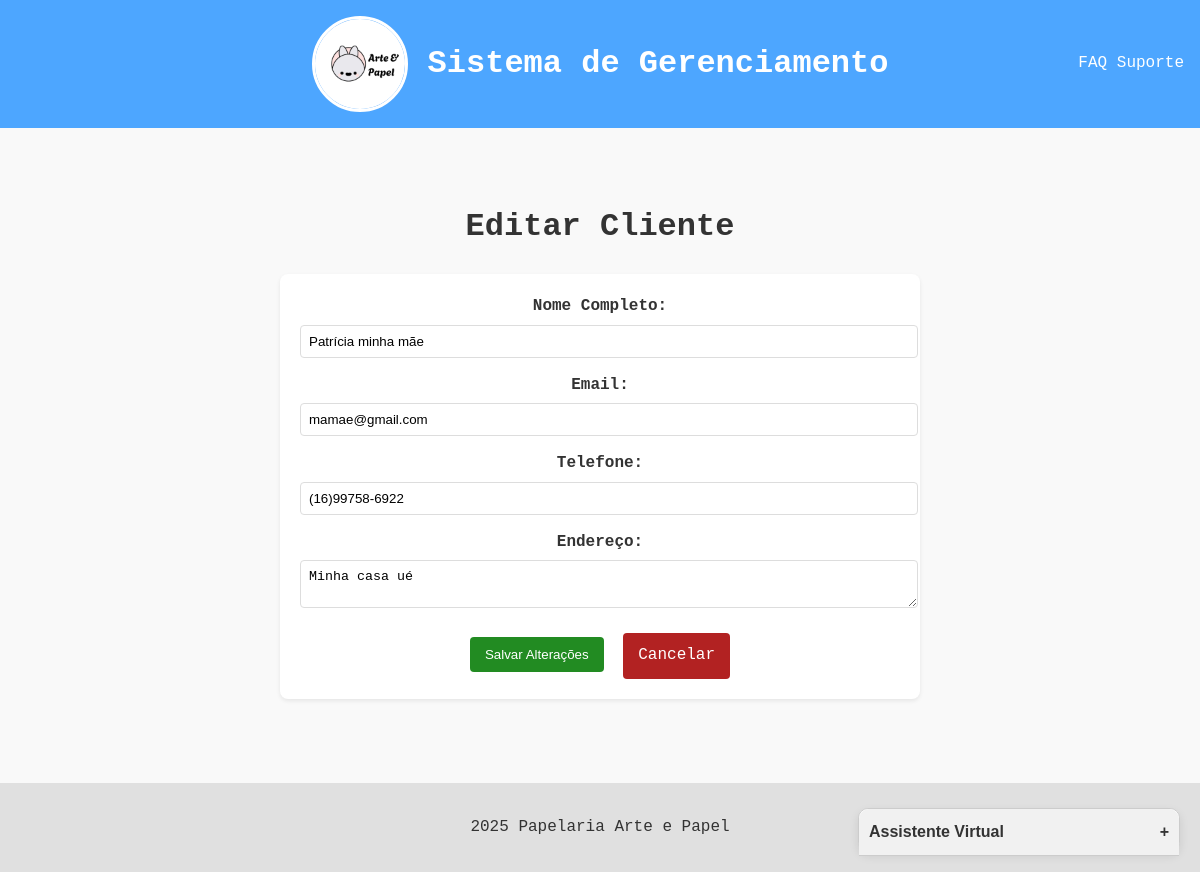
The page /clientes/editar/2 on the database its author committed.
### app.py (models this page shows)
class Cliente(db.Model):
    id = db.Column(db.Integer, primary_key=True)
    nome = db.Column(db.String(100), nullable=False)
    email = db.Column(db.String(100), unique=True)
    telefone = db.Column(db.String(20))
    endereco = db.Column(db.String(200))
    data_cadastro = db.Column(db.DateTime, default=datetime.utcnow)

### app.py (the view, shortened to what this page needs)
@app.route('/clientes/editar/<int:id>', methods=['GET', 'POST'])
def editar_cliente(id):
    cliente = Cliente.query.get_or_404(id)
    return render_template('clientes/editar.html', cliente=cliente)

### templates/clientes/editar.html
{% extends "base.html" %}
{% block content %}
<div class="container">
    <h1>Editar Cliente</h1>
    <form method="POST" class="form-cliente">
        <div class="form-group">
            <label for="nome">Nome Completo:</label>
            <input type="text" id="nome" name="nome" value="{{ cliente.nome }}" required>
        </div>
        <div class="form-group">
            <label for="email">Email:</label>
            <input type="email" id="email" name="email" value="{{ cliente.email }}" required>
        </div>
        <div class="form-group">
            <label for="telefone">Telefone:</label>
            <input type="tel" id="telefone" name="telefone" value="{{ cliente.telefone }}">
        </div>
        <div class="form-group">
            <label for="endereco">Endereço:</label>
            <textarea id="endereco" name="endereco">{{ cliente.endereco }}</textarea>
        </div>
        <button type="submit" class="btn-salvar">Salvar Alterações</button>
        <a href="{{ url_for('listar_clientes') }}" class="btn-cancelar">Cancelar</a>
    </form>
</div>
{% endblock %}

### static/css/style.css (style rules this page uses)
body { font-family: Andale Mono, monospace; line-height: 1.6; margin: 0; padding: 0; display: flex; flex-direction: column; min-height: 100vh; background-color: #f9f9f9; color: #333; }
.form-group { margin-bottom: 15px; }
.form-group label { display: block; margin-bottom: 5px; font-weight: bold; }
.form-group input, .form-group textarea, .form-group select { width: 100%; padding: 8px; border: 1px solid #ddd; border-radius: 4px; }
.btn-salvar { background-color: #228b22; color: white; padding: 10px 15px; border: none; border-radius: 4px; cursor: pointer; }
.btn-cancelar { background-color: #b22222; color: white; padding: 10px 15px; border-radius: 4px; text-decoration: none; margin-left: 10px; }
.btn-salvar, .btn-cancelar { display: inline-flex; align-items: center; gap: 5px; padding: 10px 15px; }
.form-cliente { max-width: 600px; margin: 0 auto; background: #fff; padding: 20px; border-radius: 8px; box-shadow: 0 2px 4px rgba(0, 0, 0, 0.08); }
.container { max-width: 800px; margin: 0 auto; text-align: center; padding: 20px; }

### rows shown on the page
Cliente: nome "Patrícia minha mãe", email "mamae@gmail.com", telefone "(16)99758-6922", endereco "Minha casa ué"
